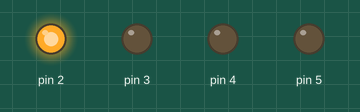
The sketch below on a simulated Arduino Uno, built with avr-gcc and run on an emulated ATmega328P. Parts: output pins drawn as LEDs (lit = HIGH).

Above: at 5.0 s.
At 17.0 s:
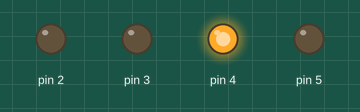
At 26.5 s:
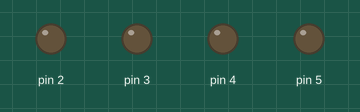
At 35.5 s:
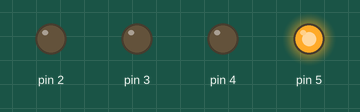
At 53.5 s:
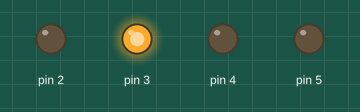
Timing chart, 0 to 55.9 s (numbered marks = the images above):
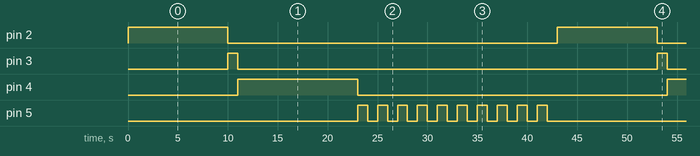

The sketch:

Semaforo.ino
```cpp
int rojo=2;
int amarillo=3;
int verde=4;
int azul=5;


void setup() {
  pinMode (2,OUTPUT);
  pinMode (3,OUTPUT);
  pinMode (4,OUTPUT);
  pinMode (5,OUTPUT);
  }

void loop() {
  digitalWrite(2,HIGH);
  delay(10000);
  digitalWrite(2,LOW);

  digitalWrite(3,HIGH);
  delay(1000);
  digitalWrite(3,LOW);

  digitalWrite(4,HIGH);
  delay(12000);
  digitalWrite(4,LOW);

  for (azul=0;azul<10;azul++)
  {
     digitalWrite(5,HIGH);
     delay(1000);
     digitalWrite(5,LOW);
     delay(1000);
     }
}
```

Measured:
- by itself, pin 2: alternates HIGH for 10.0 s and LOW for 33.0 s
- by itself, pin 3: alternates HIGH for 1.0 s and LOW for 42.0 s
- by itself, pin 4: alternates HIGH for 12.0 s and LOW for 31.0 s
- by itself, pin 5: repeats every 43.0 s: 9 × (LOW 1.0 s, HIGH 1.0 s), LOW 24.0 s, HIGH 1.0 s
